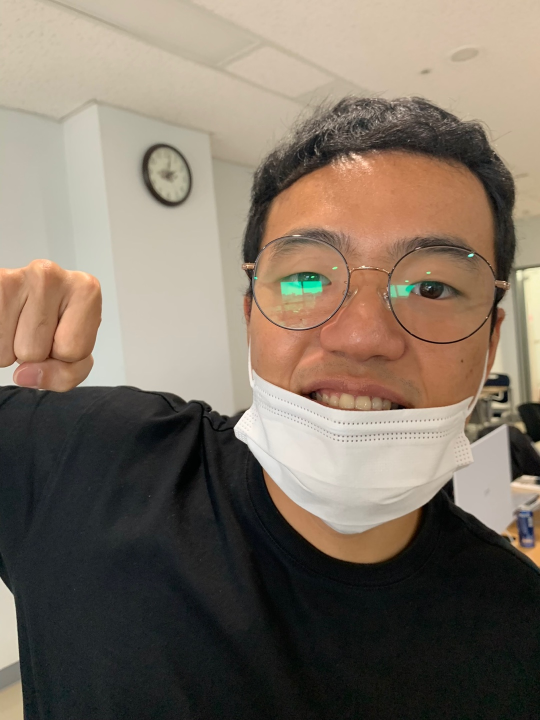
#> input picture OpenCV 강좌/asset/img/18.jpg, 1080 x 1440 px (shown at 1/2 size)
$ jupyter execute '18.경계 검출.ipynb'
#> lines starting #> are read from the running program, lines starting #| are printed output that depends on the picture
## **18. 경계 검출**

### **캐니 엣지**

[cell 1]
# 캐니 엣지 검출 (edge_canny.py)

import cv2, time
import numpy as np

img = cv2.imread("./asset/img/18.jpg")
#> img is the input picture: shape (1440, 1080, 3); mean B, G, R 100.2, 113.8, 126.3
img = cv2.resize(img, (270, 360))
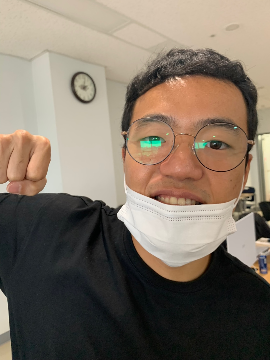
#> img: shape (360, 270, 3); mean B, G, R 100.3, 113.9, 126.4

# 케니 엣지 적용
edges = cv2.Canny(img,100,200)
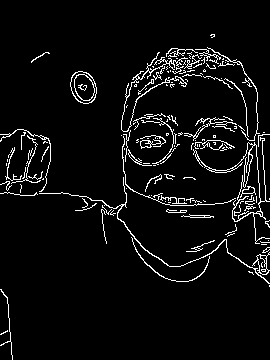
#> edges: shape (360, 270); 5.2% white in thin lines or dots

# 결과 출력
cv2.imshow('Original', img)
cv2.imshow('Canny', edges)
cv2.waitKey(0)
cv2.destroyAllWindows()

$ run again, with OpenCV 강좌/asset/img/01.png saved as OpenCV 강좌/asset/img/18.jpg
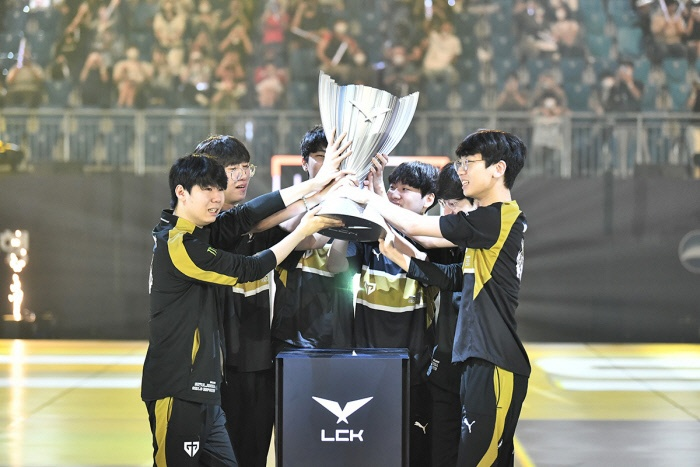
#> input picture OpenCV 강좌/asset/img/01.png, 700 x 467 px
#> img is the input picture: shape (467, 700, 3); mean B, G, R 111, 122.4, 122.6
#> `img = cv2.resize(img, (270, 360))`:
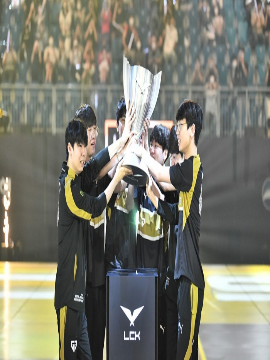
#> img: shape (360, 270, 3); mean B, G, R 110.9, 122.3, 122.5
#> `edges = cv2.Canny(img,100,200)`:
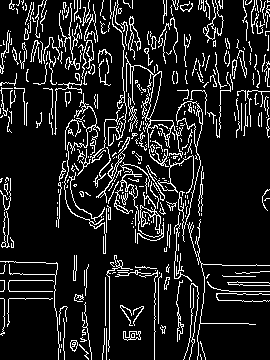
#> edges: shape (360, 270); 12.3% white in thin lines or dots
